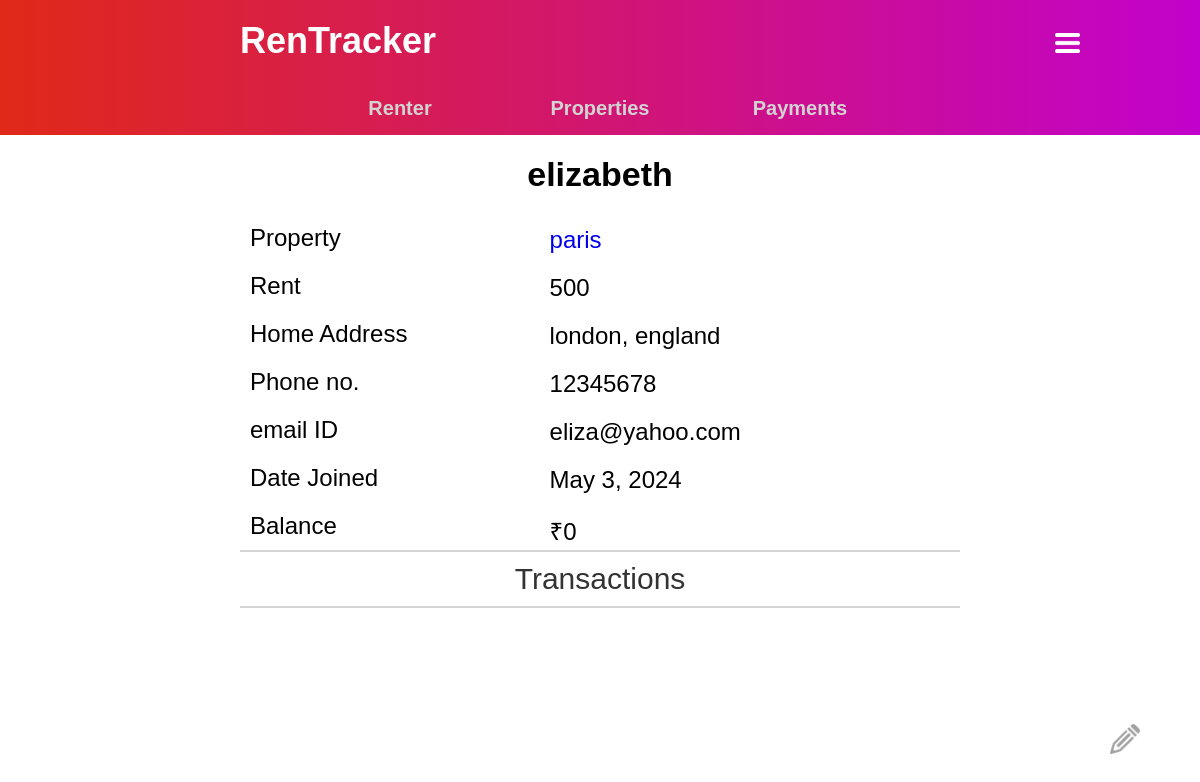
The app's page /renter/4/ (signed in) with its own data.
### home/models.py (models this page shows, shortened)
class Renter(models.Model):
    name = models.CharField(max_length = 30)
    user = models.ForeignKey(User, on_delete=models.CASCADE)
    property = models.OneToOneField(Properties, on_delete = models.CASCADE)
    homeAddr = models.TextField()
    phNo = models.CharField(max_length=10)
    email = models.EmailField()
    dateJoined = models.DateField()
    dateLeft = models.DateField(null = True, blank = True)
    balance = models.IntegerField(default=0)

class Properties(models.Model):
    address = models.TextField()
    user = models.ForeignKey(User, on_delete=models.CASCADE)
    rent = models.IntegerField(null=True)
    propType = models.CharField(max_length=10)
    occupied = models.BooleanField(default=False)

### home/views.py (the view)
# urls.py: path('renter/<str:pk>/',views.renter,name = 'renter'),
@login_required(login_url="login")
def renter(request, pk):
    renterData = Renter.objects.get(id = pk)
    transData = Transaction.objects.filter(renter_id = pk).order_by('-date')
    context = {'renterData':renterData,'transData':transData}
    return render(request, 'renter.html',context)

### templates/renter.html (shortened to what this page needs)
{% load static %}
<!DOCTYPE html>
<html>
<head>
    <link rel='stylesheet'  href="{% static '/css/mobile/renter.css' %}">
</head>
<body>
    {% include 'navbar.html' %}
    <div class="cont">
        <div class="name">{{renterData.name}}</div>
        <div class="label">Property<div class="value"><a href = "/property/{{renterData.property.id}}">{{renterData.property.address}}</a></div></div>
        <div class="label">Rent<div class="value">{{renterData.property.rent}}</div></div>
        <div class="label">Home Address<div class="value">{{renterData.homeAddr}}</div></div>
        <div class="label">Phone no.<div class="value">{{renterData.phNo}}</div></div>
        <div class="label">email ID<div class="value">{{renterData.email}}</div></div>
        <div class="label">Date Joined<div class="value">{{renterData.dateJoined}}</div></div>
        <div class="label">Balance<div class="value">₹{{renterData.balance}}</div></div>
        <div class="trans-box">
            <hr>
            <div class="trans-head">Transactions</div>
            <hr>
        </div>
        <a class = "edit-buttons" href="{% url 'edit renter' renterData.id %}"><img src="/static/images/edit-button.png" width="30px"></a>
        <div class="blank"></div>
    </div>
</body>
</html>

### static/css/mobile/renter.css (style rules this page uses)
.name { font-size: 34px; font-weight: bold; padding: 20px; text-align: center; }
.label { position: relative; padding: 10px; font-size: 24px; }
.value { position: absolute; left: 43%; top: 5%; padding: 10px 0; }
.trans-head { font-size: 30px; color: #333; text-align: center; padding: 10px 0px; }

### static/css/mobile/navbar_mobile.css (style rules this page uses)
* { margin: 0; padding: 0; }
a { text-decoration: none; }
body { font-family: 'Trebuchet MS', sans-serif; font-size: 24px; }
.cont { width: 60%; margin: auto; }
.edit-buttons { position: fixed; bottom: 5%; right: 5%; border-radius: 15px; }
hr { border: 0.5px solid lightgray; }
.blank { padding: 50px; }

### records on screen
Renter: name "elizabeth", property.address "paris", property.rent "500", homeAddr "london, england", phNo "12345678", email "eliza@yahoo.com", dateJoined "May 3, 2024", balance "0"
